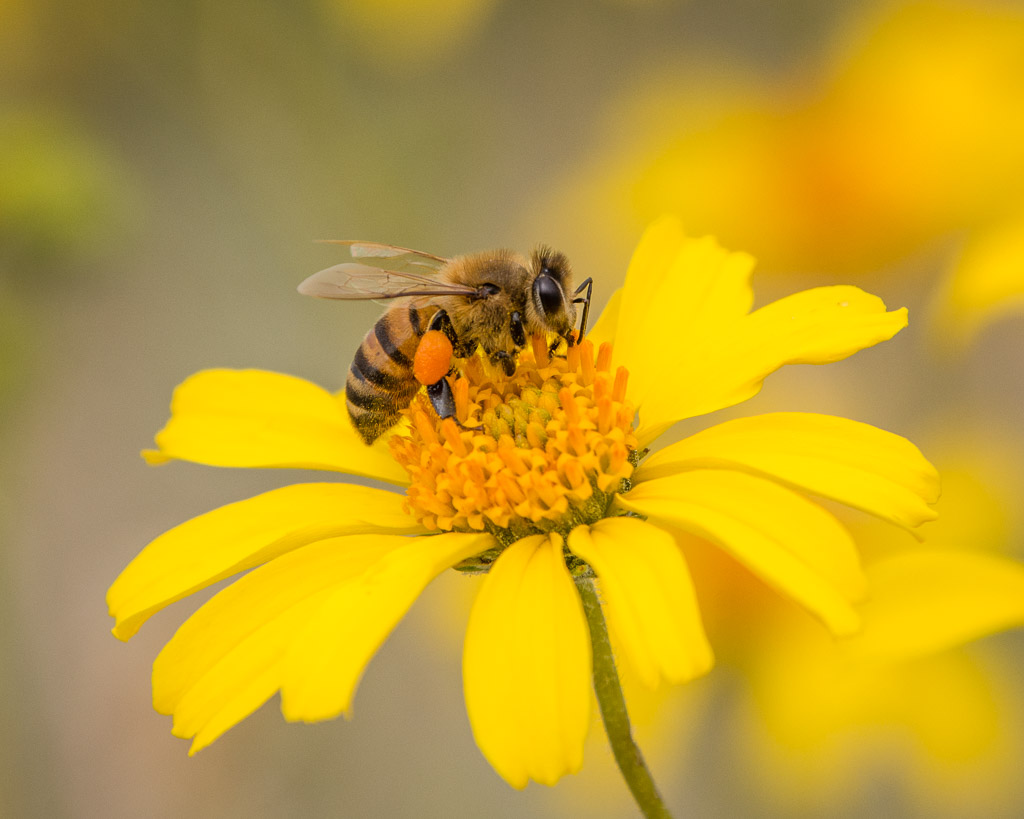
%> input picture sqrAy.jpg, 1024 x 819 px
$ octave imagem.m   (GNU Octave 9; MATLAB toolbox functions it lacks are replaced by stand-ins)
%> lines starting %> are read from the running program, lines starting %| are printed output that depends on the picture
### svd_economica.m
function [U, SIGMA, V] = svd_economica(A)
  [m, n] = size(A);
  r = min(m, n);

  if m >= n
    [V, D] = eig(A' * A);
    sigma = sqrt(diag(D));
    [sigma, idx] = sort(sigma, 'descend');
    V = V(:, idx);


    SIGMA = diag(sigma(1:r));


    U = zeros(m, r);
    for i = 1:r
      if sigma(i) > 1e-10
        U(:, i) = (1/sigma(i)) * A * V(:, i);
      endif
    endfor

  else

    [U, D] = eig(A * A');
    sigma = sqrt(diag(D));
    [sigma, idx] = sort(sigma, 'descend');
    U = U(:, idx);


    SIGMA = diag(sigma(1:r));

    V = zeros(n, r);
    for i = 1:r
      if sigma(i) > 1e-10
        V(:, i) = (1/sigma(i)) * A' * U(:, i);
      endif
    endfor
  endif
endfunction

### imagem.m
clc
clear

A = imread ("sqrAy.jpg");
%> A is the input picture: size 819x1024x3 uint8; mean R, G, B 193.7, 160, 44.1
X = double(rgb2gray(A));
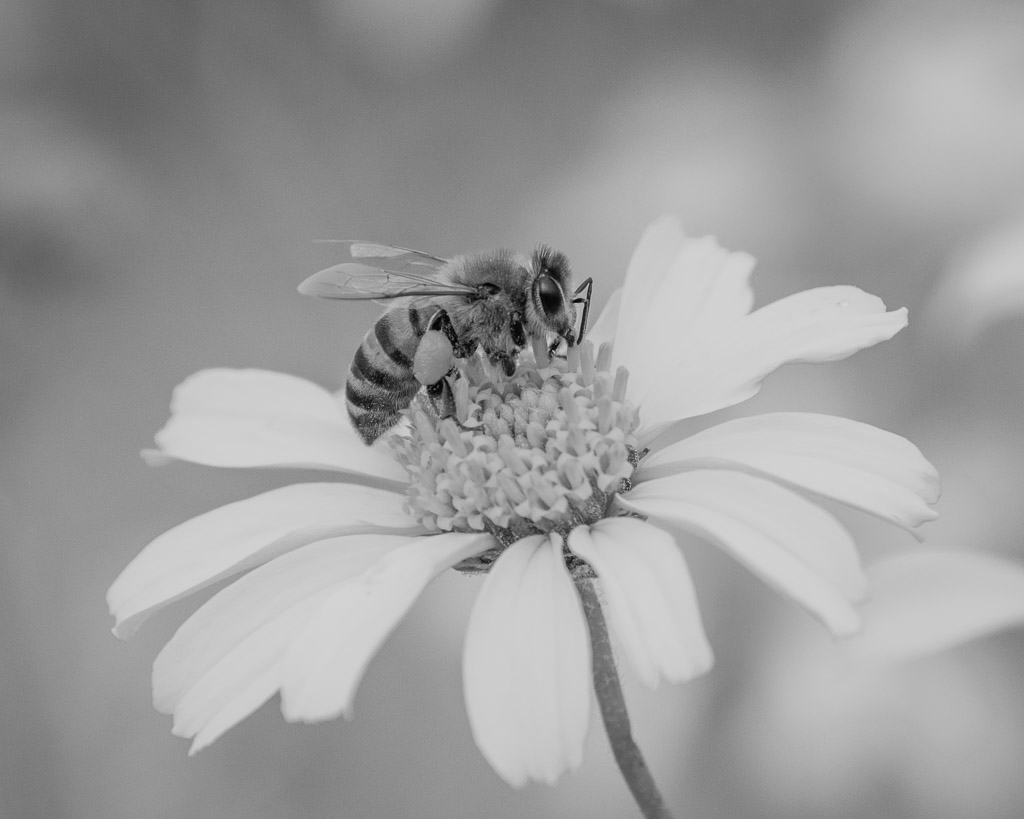
%> X: size 819x1024 double; min 2, max 215, mean 156.9

figure;
subplot(2,4,1);
imagesc(X), axis off, colormap('gray');
title('Original');


[U, S, V] = svd(X,'econ');

plots = 2;
for r = [5 20 100]
  Xaprox = U(:,1:r)*S(1:r,1:r)*V(:,1:r)';
  subplot(2,4,plots), plots += 1;
  imagesc(Xaprox), axis off, colormap('gray');

  erro_abs = norm(X - Xaprox)
  erro_relativo = erro_abs/norm(X)*100
  title(sprintf('built in function: r=%d (erro: %.2f%%)', r, erro_relativo));
endfor
%> this loop made 3 passes
%> (erro_abs, erro_relativo) on passes 1 to 3: (4950.9, 3.41), (1493.8, 1.03), (253.7, 0.175)
%> after the loop, plots = 5
disp('------------------------------------')

plots = 5;
[U, S, V] = svd_economica(X);
%> in svd_economica, `sigma = sqrt(diag(D));`: sigma = 819 values from 1.79 to 145183.9
%> in svd_economica, `[sigma, idx] = sort(sigma, 'descend');`: sigma = 819 values, max 145183.9 at index 1, min 1.79 at index 819, mean 363.7; idx = 819 values, max 819 at index 1, min 1 at index 819, mean 410
%> after the loop in svd_economica, `for i = 1:r`:
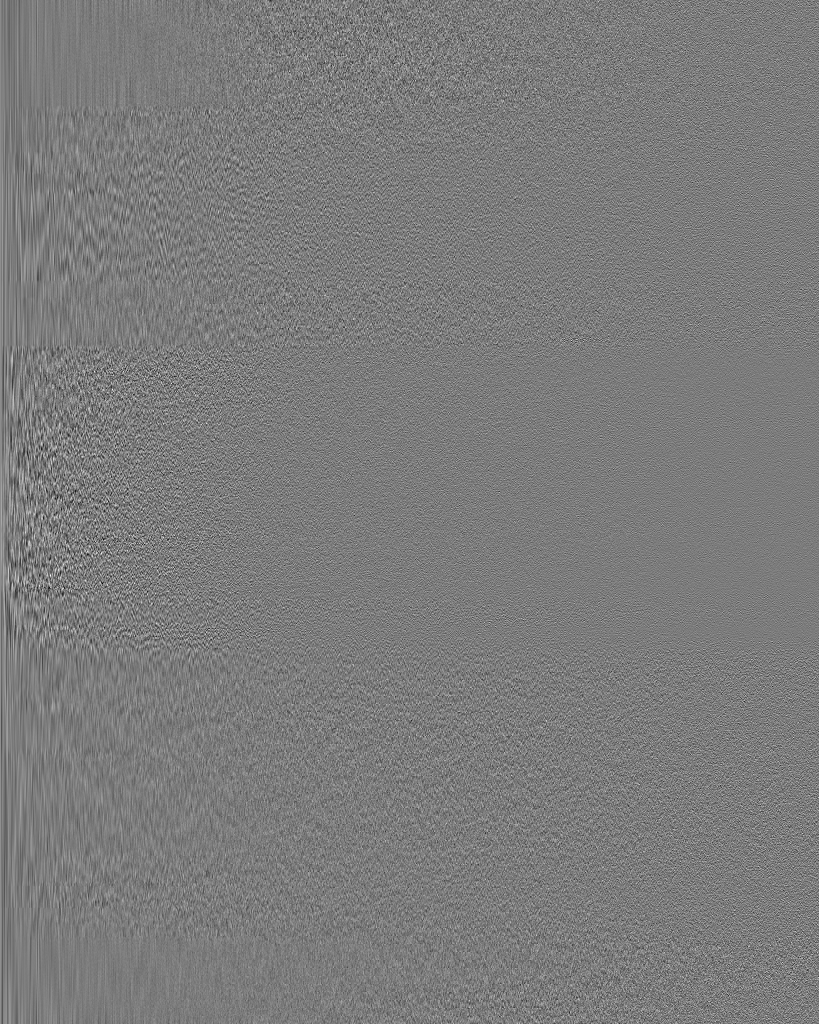
%> V: size 1024x819 double; min -0.218, max 0.23, mean 3.66e-05; drawn with min black and max white
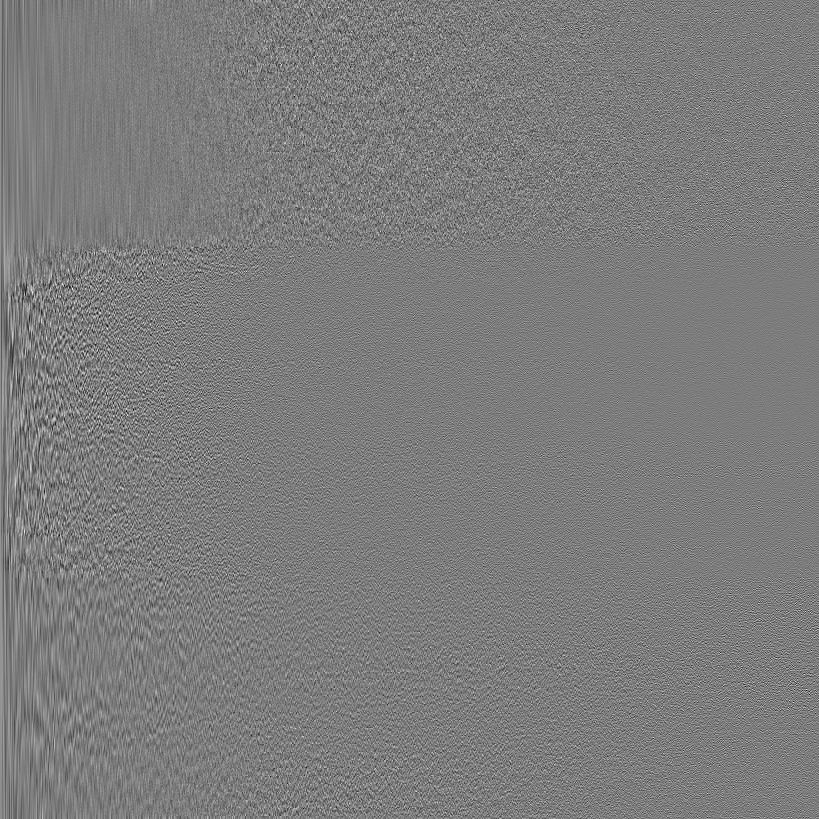
%> U: size 819x819 double; min -0.218, max 0.227, mean 3.44e-05; drawn with min black and max white
for r = [5 20 100]
  Xaprox = U(:,1:r)*S(1:r,1:r)*V(:,1:r)';
  subplot(2,4,plots), plots += 1;
  imagesc(Xaprox), axis off, colormap('gray');
  erro_abs = norm(X - Xaprox)
  erro_relativo = erro_abs/norm(X)*100
  title(sprintf('my function: r=%d (erro: %.2f%%)', r, erro_relativo));
endfor
%> after the loop, plots = 8
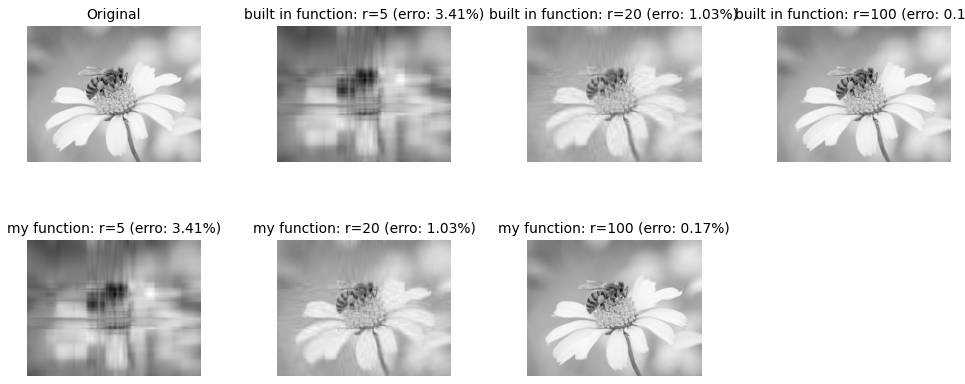
%> figure redrawn from the program's plot data, 7 panels

figure;
subplot(1, 2, 1)
semilogy(diag(S), 'k', 'LineWidth', 2);
grid on;
xlabel('r');
ylabel('Valor singular, \sigma_r');
xlim([-50 1550]);
set(gca, 'Fontsize', 14);

subplot(1, 2, 2)
plot(cumsum(diag(S)) / sum(diag(S)), 'k', 'LineWidth', 2);
grid on;
xlabel('r');
ylabel('Energia acumulada');
xlim([-50 1550]);
set(gca, 'Fontsize', 14);
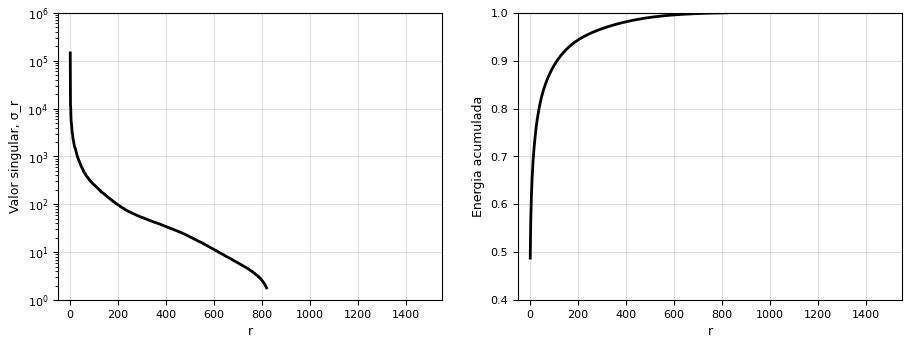
%> figure redrawn from the program's plot data, 2 panels; panel 1: curve peaks at x = 1, y = 145183.9; panel 2: curve peaks at x = 819, y = 1

figure;
XXt = X*X';
XtX = X'*X;
subplot(1,2,1)
imagesc(XXt);
axis off, colormap('gray');
subplot(1,2,2)
imagesc(XtX)
axis off, colormap('gray');
%> after `colormap('gray')`:
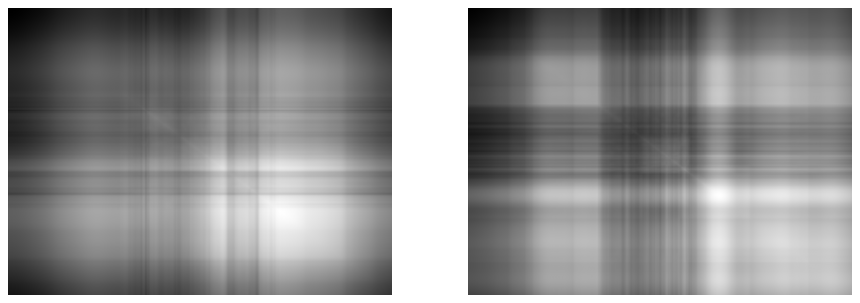
%> figure redrawn from the program's plot data, 2 panels
